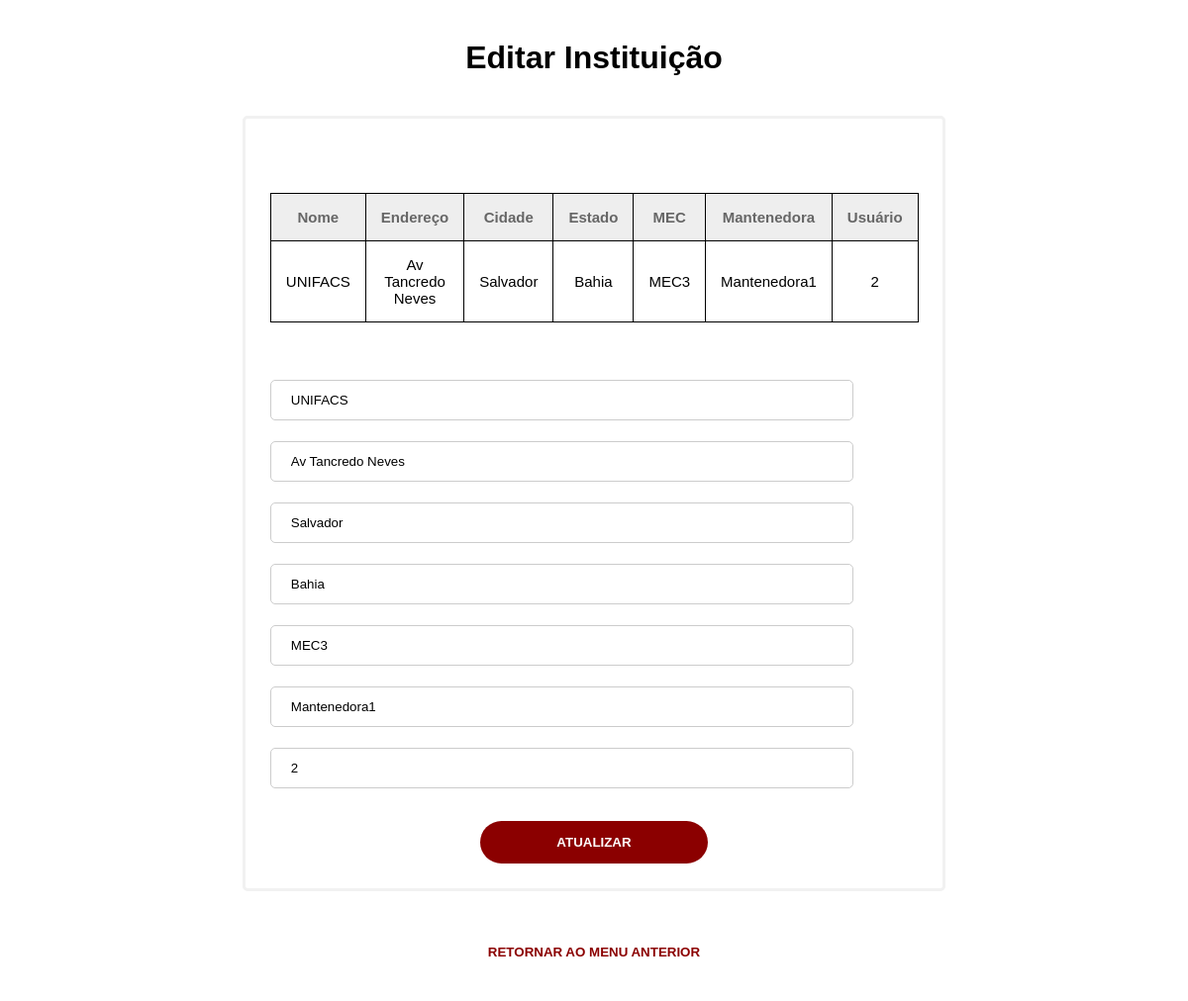
/instituicao/action/editar.php?id=1, run on the app's committed database.
### tables this page shows
CREATE TABLE IF NOT EXISTS `instituicao` (
  `id` int(11) NOT NULL AUTO_INCREMENT,
  `nome` varchar(50) DEFAULT NULL,
  `endereco` varchar(50) DEFAULT NULL,
  `cidade` varchar(50) DEFAULT NULL,
  `estado` varchar(50) DEFAULT NULL,
  `mec` varchar(50) DEFAULT NULL,
  `mantenedora` varchar(50) DEFAULT NULL,
  `usuario` int(11) DEFAULT NULL,
  `aut` enum('0','1') DEFAULT '0',
  `validadora` int(11) DEFAULT NULL,
  PRIMARY KEY (`id`),
  KEY `FK_instituicao_usuarios` (`usuario`),
  KEY `Index 3` (`validadora`) USING BTREE,
  CONSTRAINT `FK_instituicao_usuarios` FOREIGN KEY (`usuario`) REFERENCES `usuarios` (`id`),
  CONSTRAINT `FK_instituicao_validadora` FOREIGN KEY (`validadora`) REFERENCES `validadora` (`id`)
);

### instituicao/action/editar.php (the view, shortened to what this page needs)
<?php
    include "..\conexao.php";
    $id = $_GET['id'];
    $query = "SELECT * FROM instituicao WHERE id = '$id' ";
?>
<!DOCTYPE html>
<html>
    <head>
        <link rel="stylesheet" href="..\..\css\actions.css">
        <link rel="stylesheet" href="..\..\css\action_editar.css">
        <link rel="stylesheet" href="..\..\css\casseb_style.css">
    </head>
    <header>
        <h1>Editar Instituição</h1>
    </header>
    <body class="casseb-style">
        <div class="conteudo-completo">
        	<?php
            	if ($stmt = $con->prepare($query)) {
                        $stmt->execute();
                        $stmt->bind_result($id, $nome, $endereco, $cidade, $estado, $mec, $mantenedora,$usuario);
            ?>
           	<table >
                <thead>
                    <tr>
                        <td>Nome</td>
                        <td>Endereço</td>
                        <td>Cidade</td>
                        <td>Estado</td>
                        <td>MEC</td>
                        <td>Mantenedora</td>
                        <td>Usuário</td>
                    </tr>
             </thead>
            <?php while ($stmt->fetch()) {  ?>
                <tr>
                    <td><?php printf("%s", $nome)?></td>
                    <td><?php printf("%s", $endereco)?></td>
                    <td><?php printf("%s", $cidade)?></td>
                    <td><?php printf("%s", $estado)?></td>
                    <td><?php printf("%s", $mec)?></td>
                    <td><?php printf("%s", $mantenedora)?></td>
                    <td><?php printf("%s", $usuario)?></td>
                </tr>
            </table>
        	<?php } ?>
            <form method="post" >
                <div class="edit-input">
                    <input type="text" name="i_nome" value="<?php echo $nome?>">
            	</div>
                <div class="edit-input">
                    <input type="text" name="i_endereco" value="<?php echo $endereco?>">
            	</div>
                <div class="edit-input">
                    <input type="text" name="i_cidade" value="<?php echo $cidade?>">
            	</div>
                <div class="edit-input">
                    <input type="text" name="i_estado" value="<?php echo $estado?>">
                </div>
                <div class="edit-input">
                    <input type="text" name="i_mec" value="<?php echo $mec?>">
            	</div>
                <div class="edit-input">
                    <input type="text" name="i_mantenedora" value="<?php echo $mantenedora?>">
                </div>
                <div class="edit-input">
                    <input type="text" name="i_usuario" value="<?php echo $usuario?>">
                </div>
            	<button type="submit" value="Atualizar">Atualizar</button>
            </form>
            <?php
            }
        ?>
        </div>
        <a href="..\index.php" class="menu-link">Retornar ao Menu Anterior</a>
    </body>
</html>

### css/actions.css (style rules this page uses)
.conteudo-completo { padding: 25px; border: 3px solid #f1f1f1; margin: 40px 20%; border-radius: 5px; }
h1 { margin-top: 40px; text-align: center; }
body { font-family: Arial, Helvetica, sans-serif; }
input[type=text], input[type=password], input[type=number], input[type=email], input[type=usuario_adm] { width: 100%; padding: 12px 20px; margin: 8px 0; display: inline-block; border: 1px solid #ccc; box-sizing: border-box; border-radius: 5px; }
button { background-color: rgb(26, 63, 103); color: white; padding: 14px 20px; border: none; cursor: pointer; font-weight: bold; text-transform: uppercase; border-radius: 50px; width: 35%; margin-left: auto; display: block; margin-right: auto; margin-top: 25px; }
table, th, td { border: 1px solid black; border-collapse: collapse; margin: 50px; margin-left: auto; margin-right: auto; }
table thead { background-color: #eee; color: #666666; font-weight: bold; cursor: default; }
th, td, tr { font-family: arial; font-size: 15px; padding: 15px; text-align: center; }

### css/action_editar.css (style rules this page uses)
.menu-link { text-decoration: none; text-align: center; font: 400 13.3333px Arial; padding: 14px 20px; border: none; cursor: pointer; font-weight: bold; text-transform: uppercase; border-radius: 50px; width: 35%; margin-left: auto; display: block; margin-right: auto; margin-top: 25px; background-color: white; margin-bottom: 30px; }
.edit-input { margin-bottom: 5px; }
.edit-input input[type=text], .edit-input input[type=password], .edit-input input[type=number], .edit-input input[type=email], .edit-input input[type=usuario_adm] { width: 90%; }

### css/casseb_style.css (style rules this page uses)
button, .header-tab { background-color: #8B0000; }
.menu-button, .menu-link { color: #8B0000; }

### data on the page
instituicao: nome "UNIFACS", endereco "Av Tancredo Neves", cidade "Salvador", estado "Bahia", mec "MEC3", mantenedora "Mantenedora1", usuario "2", i_nome "UNIFACS", i_endereco "Av Tancredo Neves", i_cidade "Salvador", i_estado "Bahia", i_mec "MEC3", i_mantenedora "Mantenedora1", i_usuario "2"
